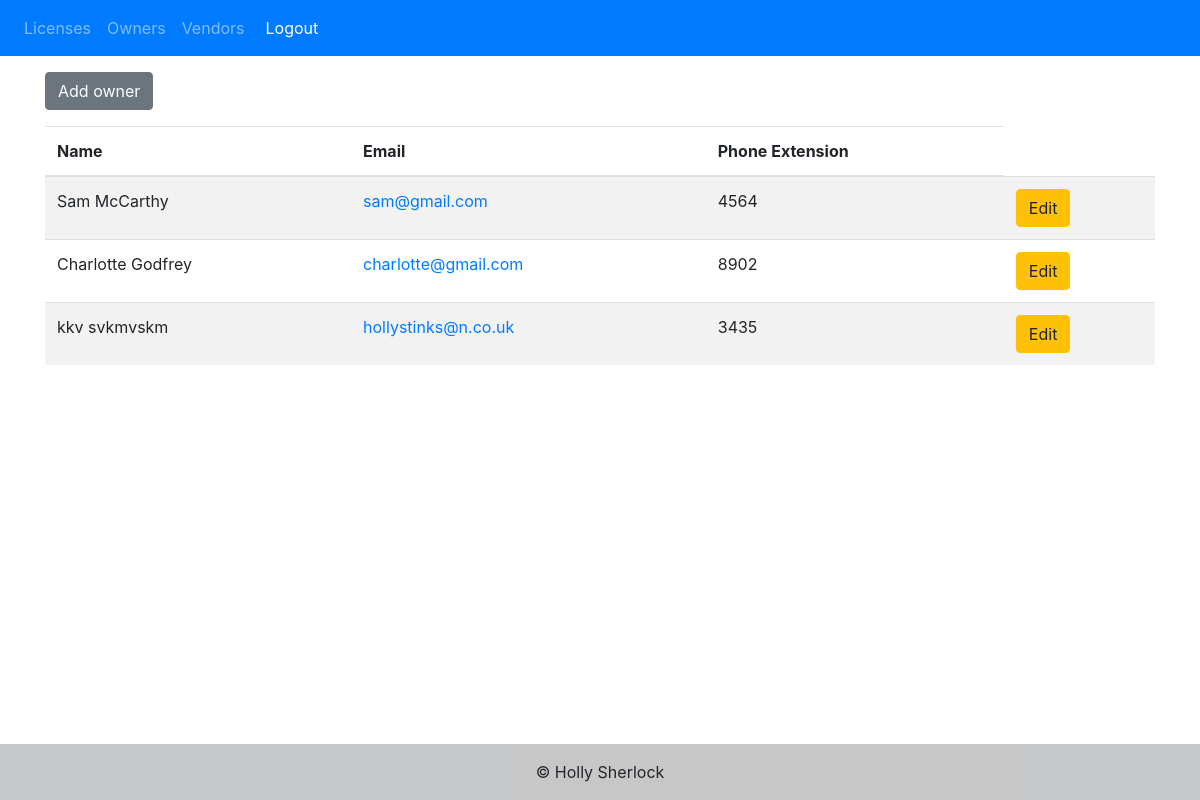
The app's page /all_owners (signed in), older data.
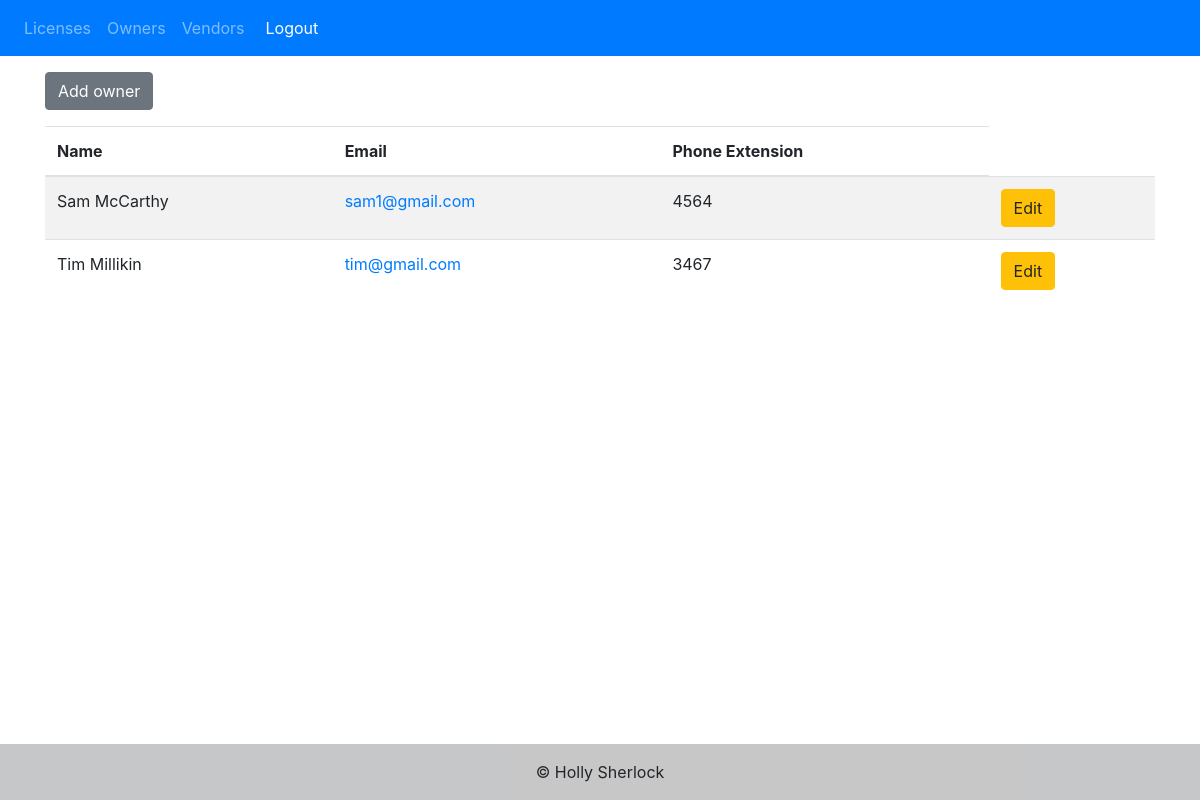
The same page, newer data.
### surreylm/database_models.py (models this page shows)
class Software_owner(db.Model):
    __tablename__ = 'software_owners'
    id = db.Column(db.Integer, primary_key=True)
    email = db.Column(db.Text, unique=True, nullable=False)
    first_name = db.Column(db.Text, nullable=False)
    last_name = db.Column(db.Text, nullable=False)
    phone_extension = db.Column(db.Text, nullable=False)

### surreylm/views.py (the view)
@views.route('/all_owners', methods=['GET', 'POST'])
@login_required
def all_owners():
    owners = Software_owner.query.all()
    return render_template("all_owners.html", user=current_user, owners=owners)

### surreylm/__init__.py (called while the page is built)
def create_app(database_uri='sqlite:///lmdatabase.db'):
    app = Flask(__name__)
    app.config['SECRET_KEY'] = 'gdwjama bbawdjkwjdw'
    app.config['SQLALCHEMY_DATABASE_URI'] = database_uri
    db.init_app(app)
    from .views import views
    from .auth import auth
    from .error_handlers import errors
    app.register_blueprint(views, url_prefix='/')
    app.register_blueprint(auth, url_prefix='/')
    app.register_blueprint(errors)
    from .database_models import User, Software_owner, Vendor, Software
    with app.app_context():
        db.create_all()
    login_manager = LoginManager()
    login_manager.login_view = 'auth.login'
    login_manager.init_app(app)
    @login_manager.user_loader
    def load_user(id):
        return User.query.get(int(id))
    return app

### surreylm/templates/all_owners.html (shortened to what this page needs)
{% extends "base.html" %} {% block title %}All Owners{% endblock %}
{% block content %}
<a href="/add_owner" class="btn btn-secondary my-3">Add owner</a>
<table class="table table-striped">
  <thead>
    <tr>
      <th scope="col">Name</th>
      <th scope="col">Email</th>
      <th scope="col">Phone Extension</th>
    </tr>
  </thead>
  <tbody>
    {% for owners in owners %}
    <tr>
      <td>{{owners.first_name}} {{owners.last_name}}</td>
      <td><a href="mailto:{{owners.email}}" target="_blank" >{{owners.email}}</a></td>
      <td>{{owners.phone_extension}} </td>
      <td>
        <a href="/edit_owner/{{owners.id}}" class="btn btn-warning">Edit</a>
    </tr>
    {% endfor %}
  </tbody>
</table>
{% endblock %}

Row changes from the older to the newer data that the page shows:
removed Software_owner: first_name "kkv", last_name "svkmvskm", email "hollystinks@n.co.uk", phone_extension "3435"
changed Software_owner "Sam": email "sam@gmail.com" → "sam1@gmail.com"
changed Software_owner: first_name "Charlotte" → "Tim"; last_name "Godfrey" → "Millikin"; email "charlotte@gmail.com" → "tim@gmail.com"; phone_extension "8902" → "3467"
